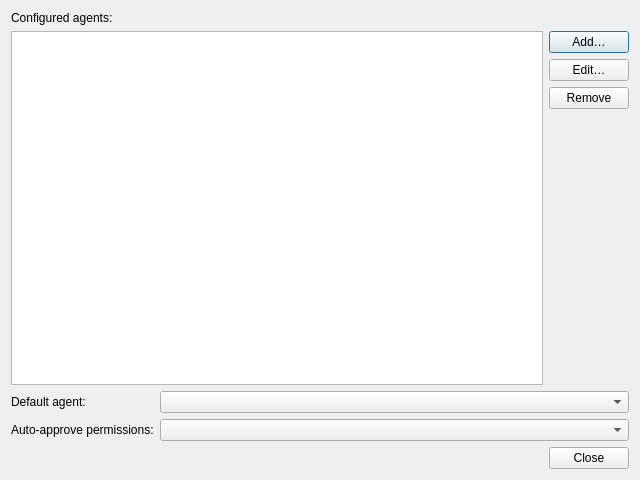
<?xml version="1.0" encoding="UTF-8"?>
<ui version="4.0">
 <class>AcpAgentSettingsDialog</class>
 <widget class="QDialog" name="AcpAgentSettingsDialog">
  <property name="geometry">
   <rect>
    <x>0</x>
    <y>0</y>
    <width>640</width>
    <height>480</height>
   </rect>
  </property>
  <property name="windowTitle">
   <string>AI Agents</string>
  </property>
  <layout class="QVBoxLayout" name="rootLayout">
   <item>
    <widget class="QLabel" name="agentsLabel">
     <property name="text">
      <string>Configured agents:</string>
     </property>
    </widget>
   </item>
   <item>
    <layout class="QHBoxLayout" name="tableRowLayout">
     <item>
      <widget class="QTableWidget" name="agentTable">
       <property name="selectionBehavior">
        <enum>QAbstractItemView::SelectRows</enum>
       </property>
       <property name="selectionMode">
        <enum>QAbstractItemView::SingleSelection</enum>
       </property>
       <property name="editTriggers">
        <set>QAbstractItemView::NoEditTriggers</set>
       </property>
       <property name="horizontalScrollMode">
        <enum>QAbstractItemView::ScrollPerPixel</enum>
       </property>
       <attribute name="horizontalHeaderStretchLastSection">
        <bool>true</bool>
       </attribute>
       <attribute name="verticalHeaderVisible">
        <bool>false</bool>
       </attribute>
      </widget>
     </item>
     <item>
      <layout class="QVBoxLayout" name="buttonColumnLayout">
       <item>
        <widget class="QPushButton" name="addButton">
         <property name="text">
          <string>Add…</string>
         </property>
        </widget>
       </item>
       <item>
        <widget class="QPushButton" name="editButton">
         <property name="text">
          <string>Edit…</string>
         </property>
        </widget>
       </item>
       <item>
        <widget class="QPushButton" name="removeButton">
         <property name="text">
          <string>Remove</string>
         </property>
        </widget>
       </item>
       <item>
        <spacer name="buttonColumnSpacer">
         <property name="orientation">
          <enum>Qt::Vertical</enum>
         </property>
         <property name="sizeHint" stdset="0">
          <size>
           <width>20</width>
           <height>40</height>
          </size>
         </property>
        </spacer>
       </item>
      </layout>
     </item>
    </layout>
   </item>
   <item>
    <layout class="QFormLayout" name="optionsLayout">
     <item row="0" column="0">
      <widget class="QLabel" name="defaultAgentLabel">
       <property name="text">
        <string>Default agent:</string>
       </property>
      </widget>
     </item>
     <item row="0" column="1">
      <widget class="QComboBox" name="defaultAgentCombo"/>
     </item>
     <item row="1" column="0">
      <widget class="QLabel" name="autoApproveLabel">
       <property name="text">
        <string>Auto-approve permissions:</string>
       </property>
      </widget>
     </item>
     <item row="1" column="1">
      <widget class="QComboBox" name="autoApproveCombo"/>
     </item>
    </layout>
   </item>
   <item>
    <widget class="QDialogButtonBox" name="buttonBox">
     <property name="standardButtons">
      <set>QDialogButtonBox::Close</set>
     </property>
    </widget>
   </item>
  </layout>
 </widget>
 <resources/>
 <connections>
  <connection>
   <sender>buttonBox</sender>
   <signal>accepted()</signal>
   <receiver>AcpAgentSettingsDialog</receiver>
   <slot>accept()</slot>
  </connection>
  <connection>
   <sender>buttonBox</sender>
   <signal>rejected()</signal>
   <receiver>AcpAgentSettingsDialog</receiver>
   <slot>reject()</slot>
  </connection>
 </connections>
</ui>
